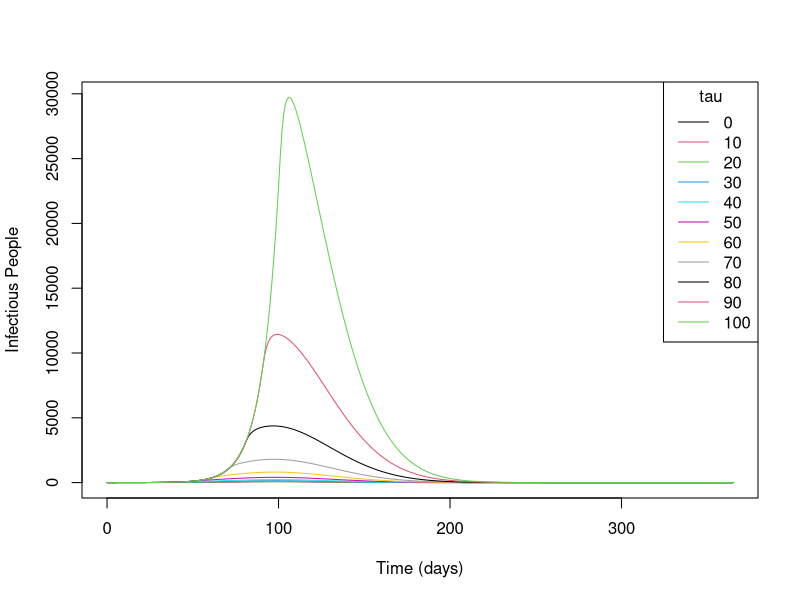
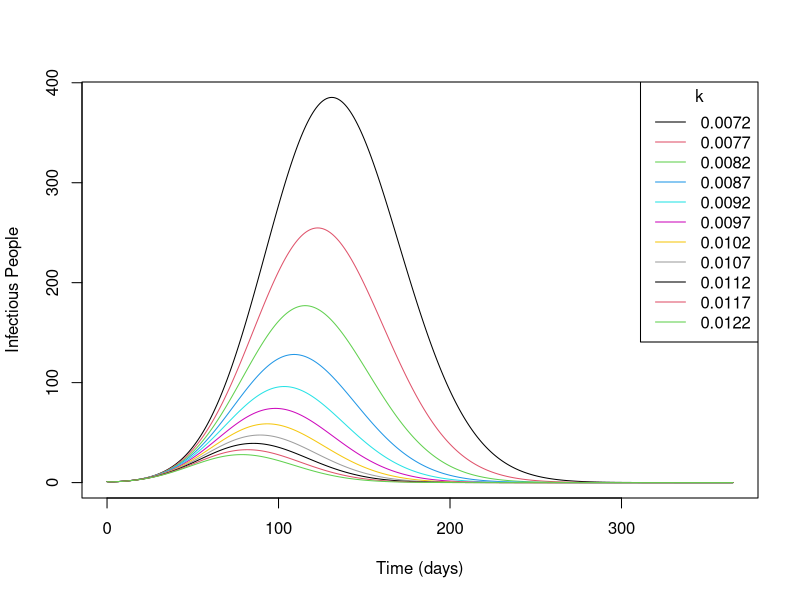

R code for these plots, in order:
## ---- chunk 1
## Load libraries
library(deSolve)

## Set a time sequence for one year in time steps of one day
dt <- seq(0, 365, 1) 

## Set some initial values
inits_alt1 <- c(S = 999999,E = 0, I = 1, R = 0, C = 0, D = 0) 
## ---- chunk 2
SEIR_alt3 <- function(t, x, parms) {
    with(as.list(c(parms, x)), {
        
        if ( (t - 1) >= tau) {
            B  <- B_init * exp(-k * t)
        } else {
            B  <- B_init
        }
        
        N  <- S + E + I + R
        dS <- -(B * S * I) / N 
        dE <- +(B * S * I) / N - (s * E) 
        dI <- (s * E) - (g * I) 
        dR <- (1 - f) * (g * I) 
        
        dC <- s * E
        dD <- f * g * I
        
        der <- c(dS, dE, dI, dR, dC, dD)
        
        return(list(der))
    }) 
}
## ---- chunk 3
## Cycle through different values of tau
taus <- seq(0, 100, 10)

for (tau in taus) {
    parms_loop <- c(B_init = 0.45,   # Initial transmission prob * avg num contacts
                    s = 1/5.3,       # Transition rate from E to I
                    g = 1/5.61,      # Recover rate -- I to R
                    f = 0.6,         # Case fatality ratio
                    k = 0.0097,      # decay of transmission rate
                    tau = tau)       # How many days to delay intervention
    
    temp_holder <- as.data.frame(ode(inits_alt1, dt, SEIR_alt3, 
                                     parms = parms_loop))
    
    if (tau == 0) {
        tau_holder <- temp_holder[, c(1, 4)]
    } else {
        tau_holder <- cbind(tau_holder, tau = temp_holder[, 4])
    }
}
## ---- chunk 4
head(tau_holder, 10)
## ---- chunk 5
matplot(tau_holder[, 1], tau_holder[, -1], lty = 1, type = "l", 
        ylab = "Infectious People", xlab= "Time (days)", col = 1:11)
legend("topright", title = "tau", legend = seq(0, 100, 10), 
       lty = 1, col = 1:11)
## ---- chunk 6
orig_k <- .0097

## Cycle through different values of k
ks <- seq(orig_k - .0025,
          orig_k + .0025, 
          .0005)
 
for (k in ks) {
    parms_loop <- c(B_init = 0.45,   # Initial transmission prob * avg num contacts
                    s = 1/5.3,       # Transition rate from E to I
                    g = 1/5.61,      # Recover rate -- I to R
                    f = 0.6,         # Case fatality ratio
                    k = k,           # decay of transmission rate
                    tau = 0)         # How many days to delay intervention
    
    temp_holder <- as.data.frame(ode(inits_alt1, dt, SEIR_alt3, 
                                     parms = parms_loop))
    
    if (k == min(ks)) {
        k_holder <- temp_holder[, c(1, 4)]
    } else {
        k_holder <- cbind(k_holder, k = temp_holder[, 4])
    }
}
## ---- chunk 7
matplot(k_holder[, 1], k_holder[, -1], lty = 1, type = "l", 
        ylab = "Infectious People", xlab= "Time (days)", col = 1:11)
legend("topright", title = "k", legend = ks, 
       lty = 1, col = 1:11)
